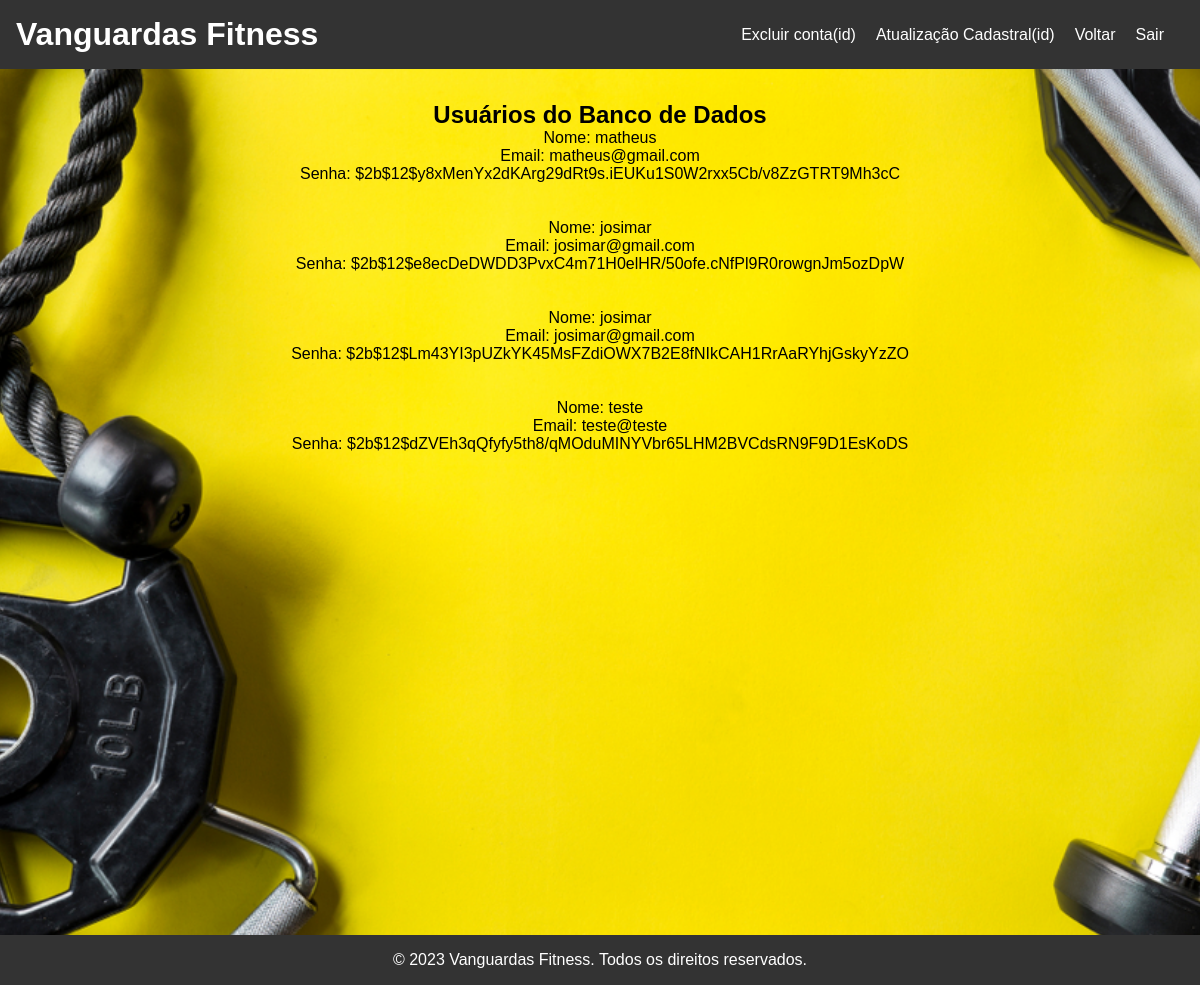
Before: /dados with the older database file.
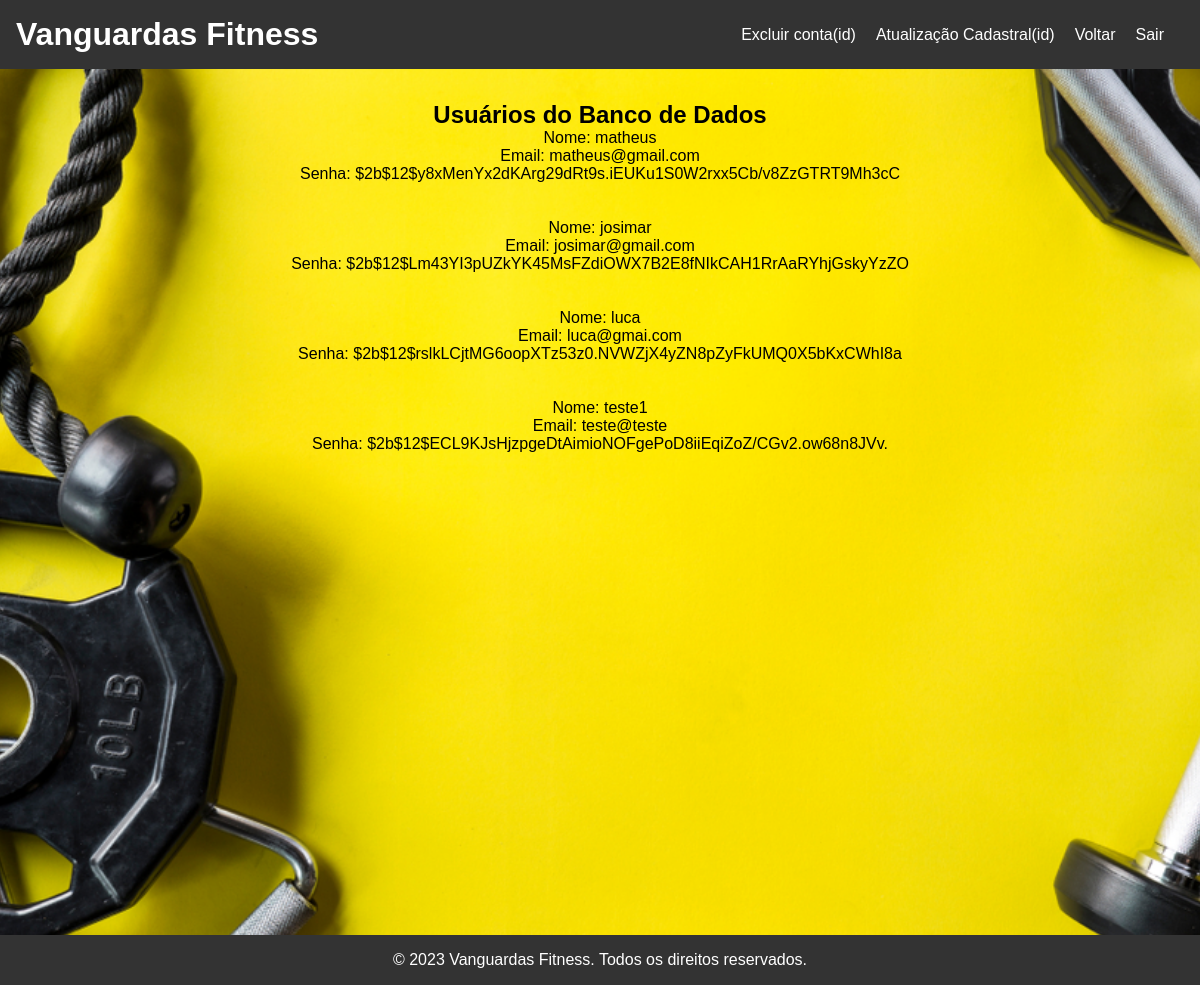
After: the same page with the newer database file.
### app/models.py (models this page shows)
class TblCadastro(db.Model):  #tbl_cadastro
    id = db.Column(db.Integer, primary_key=True, autoincrement=True)
    nome = db.Column(db.String(128),  nullable=False)
    email = db.Column(db.String(128), nullable=False)
    senha = db.Column(db.String(128), nullable=False)

### app/routes.py (the view)
@app.route('/dados')
def dados():
    usuario = TblCadastro.query.all() #first() query.get(id)
    return render_template("dados.html", usuario = usuario)

### app/templates/dados.html (shortened to what this page needs)
<!DOCTYPE html>
<html lang="pt-br">
<head>
    <link rel="stylesheet" href="{{ url_for('static', filename='css/styles.css') }}">
</head>
<body class="backgroundinicial">
    <header>
        <a href="/index">
            <h1>Vanguardas Fitness</h1>
        </a>
        <nav>
            <ul>
                <li><a href="/deletar">Excluir conta(id)</a></li>
                <li><a href="/atualizar">Atualização Cadastral(id)</a></li>
                <li><a href="/user">Voltar</a></li>
                <li><a href="/index">Sair</a></li>
            </ul>
        </nav>
    </header>
    <main class="alinhar">
        <h2> Usuários do Banco de Dados</h2>
        {% for u in usuario %}
        <div method = "POST">
            Nome: {{u.nome}} <br>
            Email: {{u.email}} <br>
            Senha: {{u.senha}} <br>
            <br><br>
        {% endfor %}
        </div>
    </main>
    <br><br><br><br><br><br><br><br><br><br><br><br><br><br><br><br><br><br><br><br><br><br><br>
    <footer>
        <p>&copy; 2023 Vanguardas Fitness. Todos os direitos reservados.</p>
    </footer>
</body>
</html>

### app/static/css/styles.css (style rules this page uses)
* { margin: 0; padding: 0; box-sizing: border-box; }
h1 { text-decoration: none; }
body { font-family: Arial, sans-serif; background-color: #f4f4f4; }
header { background-color: #333; color: white; padding: 1rem; display: flex; justify-content: space-between; align-items: center; }
header a { text-decoration: none; color: white }
nav ul { list-style: none; display: flex; }
nav li { margin-right: 20px; }
nav a { color: white; text-decoration: none; }
main { padding: 2rem; }
.alinhar { text-align: center; }
footer { background-color: #333; color: white; text-align: center; padding: 1rem; }
.backgroundinicial { background-image: url("./Imagens/backgroundinicial.png"); background-size: cover; background-position: center; background-repeat: no-repeat; }

Changed rows visible on the page:
removed TblCadastro: nome "josimar", email "josimar@gmail.com", senha "$2b$12$e8ecDeDWDD3PvxC4m71H0elHR/50ofe.cNfPl9R0rowgnJm5ozDpW"
removed TblCadastro: nome "teste", email "teste@teste", senha "$2b$12$dZVEh3qQfyfy5th8/qMOduMINYVbr65LHM2BVCdsRN9F9D1EsKoDS"
added TblCadastro: nome "luca", email "luca@gmai.com", senha "$2b$12$rslkLCjtMG6oopXTz53z0.NVWZjX4yZN8pZyFkUMQ0X5bKxCWhI8a"
added TblCadastro: nome "teste1", email "teste@teste", senha "$2b$12$ECL9KJsHjzpgeDtAimioNOFgePoD8iiEqiZoZ/CGv2.ow68n8JVv."
